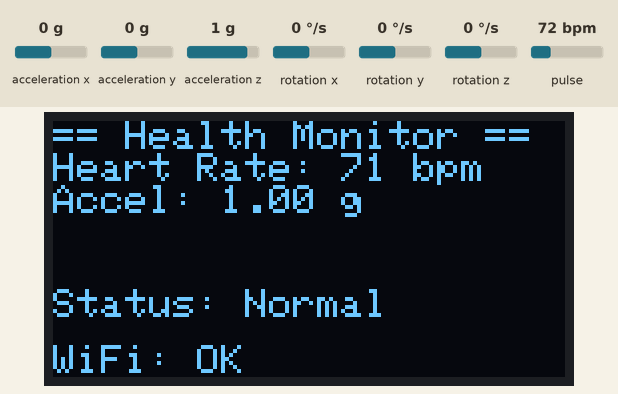
The sketch below on a simulated ESP32. Shown: 128×64 one-colour display. Inputs (shaded band) come from the test bench; at power-on: acceleration x 0 g, acceleration y 0 g, acceleration z 1 g, pulse 72 bpm, rotation x 0 °/s, rotation y 0 °/s, rotation z 0 °/s. WiFi joins after 1.5 s; servers stay silent unless stated.

Above: at 3.8 s.
3.9 s: acceleration x set to -1.4 g
At 4.7 s:
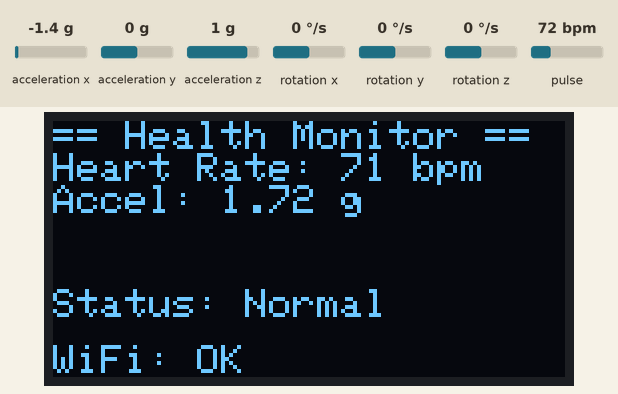
5.5 s: acceleration y set to -1.4 g
At 5.9 s:
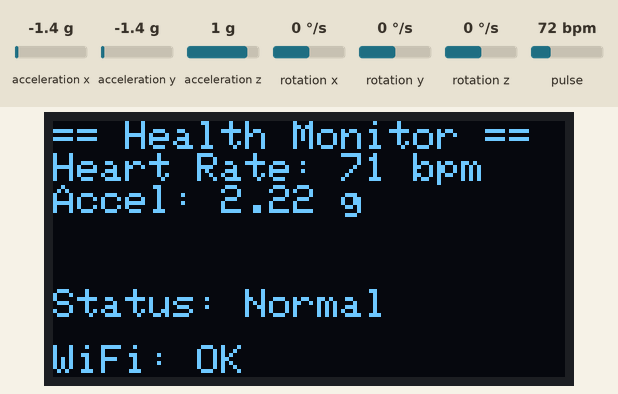
7.0 s: acceleration z set to -1.4 g
At 8.3 s:
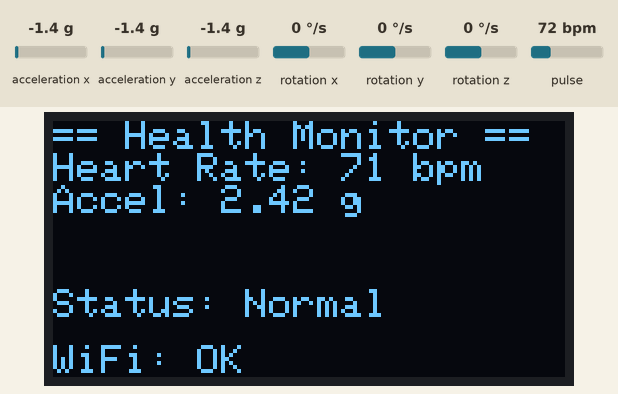
8.6 s: pulse set to 42 bpm
At 10.5 s:
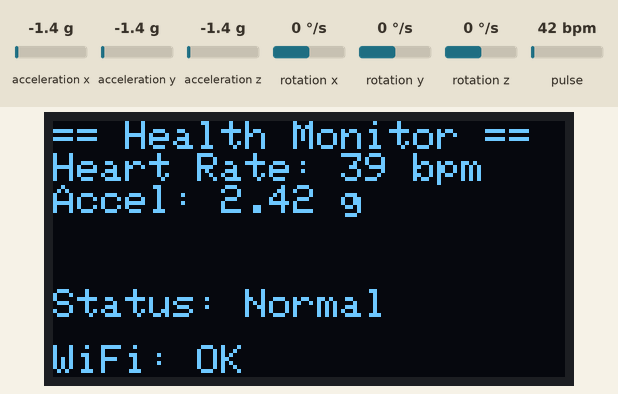
Timing chart, 0 to 12.0 s (numbered marks = the images above; inputs shaded):
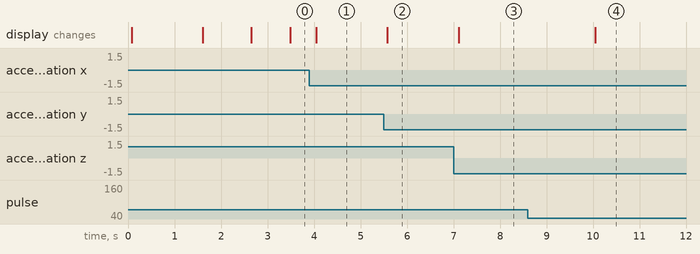

The sketch:

fall-detection.ino
```cpp
#include <Wire.h>
#include <Adafruit_GFX.h>
#include <Adafruit_SSD1306.h>
#include <MPU6050.h>
#include "MAX30105.h"
#include "heartRate.h"
#include <WiFi.h>
#include <ThingSpeak.h>

// ============================================================
//  CONFIG — fill these in
// ============================================================
const char* SSID         = "YOUR_WIFI_SSID";
const char* PASSWORD     = "YOUR_WIFI_PASSWORD";
unsigned long TS_CHANNEL = 0000000;        // your channel number
const char* TS_API_KEY   = "YOUR_WRITE_API_KEY";

// ============================================================
//  FALL DETECTION THRESHOLDS
// ============================================================
#define FREE_FALL_THRESH  0.3f   // g — below this = free-fall phase
#define IMPACT_THRESH     2.5f   // g — above this after free-fall = impact
#define FALL_WINDOW_MS    500    // ms — max time between free-fall and impact

// ============================================================
//  OBJECTS
// ============================================================
Adafruit_SSD1306 display(128, 64, &Wire, -1);
MPU6050 mpu;
MAX30105 particleSensor;
WiFiClient client;

// ============================================================
//  GLOBALS
// ============================================================
float heartRate        = 0;
bool  fallDetected     = false;
bool  inFreeFall       = false;
unsigned long fallStartTime = 0;
unsigned long lastUpload    = 0;
unsigned long lastBeat      = 0;

// ============================================================
//  SETUP
// ============================================================
void setup() {
  Serial.begin(115200);
  Wire.begin(21, 22);  // SDA=GPIO21, SCL=GPIO22

  // --- OLED ---
  if (!display.begin(SSD1306_SWITCHCAPVCC, 0x3C)) {
    Serial.println("OLED not found");
    while (true);
  }
  display.clearDisplay();
  display.setTextColor(WHITE);
  display.setTextSize(1);
  display.setCursor(0, 0);
  display.println("Initialising...");
  display.display();

  // --- MPU6050 ---
  mpu.initialize();
  mpu.setFullScaleAccelRange(MPU6050_ACCEL_FS_4); // ±4g range
  if (!mpu.testConnection()) {
    Serial.println("MPU6050 not found");
  }

  // --- MAX30102 ---
  if (!particleSensor.begin(Wire, I2C_SPEED_STANDARD)) {
    Serial.println("MAX30102 not found");
  }
  particleSensor.setup();
  particleSensor.setPulseAmplitudeRed(0x0A);
  particleSensor.setPulseAmplitudeGreen(0);

  // --- WiFi ---
  display.clearDisplay();
  display.setCursor(0, 0);
  display.println("Connecting WiFi...");
  display.display();

  WiFi.begin(SSID, PASSWORD);
  int attempts = 0;
  while (WiFi.status() != WL_CONNECTED && attempts < 20) {
    delay(500);
    attempts++;
  }

  ThingSpeak.begin(client);

  display.clearDisplay();
  display.setCursor(0, 0);
  display.println(WiFi.status() == WL_CONNECTED ? "WiFi Connected!" : "WiFi Failed!");
  display.display();
  delay(1000);
}

// ============================================================
//  LOOP
// ============================================================
void loop() {

  // ---- Read MPU6050 ----
  int16_t ax, ay, az, gx, gy, gz;
  mpu.getMotion6(&ax, &ay, &az, &gx, &gy, &gz);

  // Convert raw to g (±4g range → sensitivity = 8192 LSB/g)
  float aX = ax / 8192.0f;
  float aY = ay / 8192.0f;
  float aZ = az / 8192.0f;
  float mag = sqrt(aX*aX + aY*aY + aZ*aZ);

  // ---- Fall Detection ----
  if (mag < FREE_FALL_THRESH && !inFreeFall) {
    inFreeFall    = true;
    fallStartTime = millis();
  }
  if (inFreeFall) {
    if (mag > IMPACT_THRESH && (millis() - fallStartTime < FALL_WINDOW_MS)) {
      fallDetected = true;
      inFreeFall   = false;
      Serial.println("FALL DETECTED");
    }
    if (millis() - fallStartTime > FALL_WINDOW_MS) {
      inFreeFall = false;  // window expired, reset
    }
  }

  // ---- Read Heart Rate ----
  long irValue = particleSensor.getIR();
  if (checkForBeat(irValue)) {
    long delta = millis() - lastBeat;
    lastBeat    = millis();
    float bpm   = 60.0f / (delta / 1000.0f);
    if (bpm > 30 && bpm < 220) {
      heartRate = bpm;
    }
  }

  // ---- Update OLED ----
  display.clearDisplay();
  display.setTextSize(1);
  display.setCursor(0, 0);
  display.println("== Health Monitor ==");

  display.print("Heart Rate: ");
  display.print((int)heartRate);
  display.println(" bpm");

  display.print("Accel: ");
  display.print(mag, 2);
  display.println(" g");

  if (fallDetected) {
    display.setTextSize(2);
    display.setCursor(10, 42);
    display.println("!! FALL !!");
  } else {
    display.setTextSize(1);
    display.setCursor(0, 42);
    display.println("Status: Normal");
  }

  display.setTextSize(1);
  display.setCursor(0, 56);
  display.print(WiFi.status() == WL_CONNECTED ? "WiFi: OK" : "WiFi: --");
  display.display();

  // ---- Upload to ThingSpeak every 15 seconds ----
  if (millis() - lastUpload > 15000) {
    lastUpload = millis();

    if (WiFi.status() == WL_CONNECTED) {
      ThingSpeak.setField(1, (int)heartRate);
      ThingSpeak.setField(2, mag);
      ThingSpeak.setField(3, fallDetected ? 1 : 0);

      int response = ThingSpeak.writeFields(TS_CHANNEL, TS_API_KEY);
      if (response == 200) {
        Serial.println("ThingSpeak upload OK");
      } else {
        Serial.print("ThingSpeak error: ");
        Serial.println(response);
      }
    }

    fallDetected = false;  // reset after upload
  }

  delay(100);
}
```

Measured:
- after the input at 3.9 s, the display: changes after 0.14 s (image 1)
- after the input at 5.5 s, the display: changes after 0.08 s (image 2)
- after the input at 7.0 s, the display: changes after 0.12 s (image 3)
- after the input at 8.6 s, the display: changes after 1.4 s (image 4)
